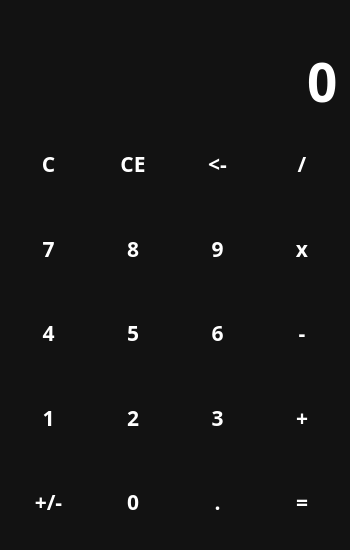
<?xml version="1.0" encoding="UTF-8"?>
<ui version="4.0">
 <class>MainWindow</class>
 <widget class="QMainWindow" name="MainWindow">
  <property name="geometry">
   <rect>
    <x>0</x>
    <y>0</y>
    <width>350</width>
    <height>550</height>
   </rect>
  </property>
  <property name="minimumSize">
   <size>
    <width>300</width>
    <height>500</height>
   </size>
  </property>
  <property name="windowTitle">
   <string>Calc_GUI</string>
  </property>
  <property name="windowIcon">
   <iconset resource="files.qrc">
    <normaloff>:/icons/icons/calculate_FILL1_wght700_GRAD0_opsz48.png</normaloff>:/icons/icons/calculate_FILL1_wght700_GRAD0_opsz48.png</iconset>
  </property>
  <property name="styleSheet">
   <string notr="true">QWidget {
    color: white;
    background-color: #121212;
    font-family: Rubik;
    font-size: 16pt;
    font-weight: 600;
}

QPushButton {
    background-color: transparent;
    border: none;
}

QPushButton:hover {
    background-color: #666;
}

QPushButton:pressed {
    background-color: #888
}

</string>
  </property>
  <widget class="QWidget" name="centralwidget">
   <layout class="QVBoxLayout" name="verticalLayout">
    <item>
     <widget class="QLabel" name="lbl_temp">
      <property name="sizePolicy">
       <sizepolicy hsizetype="Preferred" vsizetype="Maximum">
        <horstretch>0</horstretch>
        <verstretch>0</verstretch>
       </sizepolicy>
      </property>
      <property name="text">
       <string/>
      </property>
      <property name="alignment">
       <set>Qt::AlignRight|Qt::AlignTrailing|Qt::AlignVCenter</set>
      </property>
     </widget>
    </item>
    <item>
     <widget class="QLineEdit" name="le_entry">
      <property name="sizePolicy">
       <sizepolicy hsizetype="Expanding" vsizetype="Maximum">
        <horstretch>0</horstretch>
        <verstretch>0</verstretch>
       </sizepolicy>
      </property>
      <property name="styleSheet">
       <string notr="true">font-size: 40pt;
border: none;</string>
      </property>
      <property name="text">
       <string>0</string>
      </property>
      <property name="maxLength">
       <number>15</number>
      </property>
      <property name="alignment">
       <set>Qt::AlignRight|Qt::AlignTrailing|Qt::AlignVCenter</set>
      </property>
      <property name="readOnly">
       <bool>true</bool>
      </property>
     </widget>
    </item>
    <item>
     <layout class="QGridLayout" name="gridlayout">
      <item row="0" column="0">
       <layout class="QGridLayout" name="gridlayout_1">
        <item row="3" column="2">
         <widget class="QPushButton" name="btn_3">
          <property name="sizePolicy">
           <sizepolicy hsizetype="Minimum" vsizetype="Expanding">
            <horstretch>0</horstretch>
            <verstretch>0</verstretch>
           </sizepolicy>
          </property>
          <property name="text">
           <string>3</string>
          </property>
          <property name="shortcut">
           <string>3</string>
          </property>
         </widget>
        </item>
        <item row="1" column="2">
         <widget class="QPushButton" name="btn_9">
          <property name="sizePolicy">
           <sizepolicy hsizetype="Minimum" vsizetype="Expanding">
            <horstretch>0</horstretch>
            <verstretch>0</verstretch>
           </sizepolicy>
          </property>
          <property name="text">
           <string>9</string>
          </property>
          <property name="shortcut">
           <string>9</string>
          </property>
          <property name="checkable">
           <bool>false</bool>
          </property>
         </widget>
        </item>
        <item row="4" column="3">
         <widget class="QPushButton" name="btn_equal">
          <property name="sizePolicy">
           <sizepolicy hsizetype="Minimum" vsizetype="Expanding">
            <horstretch>0</horstretch>
            <verstretch>0</verstretch>
           </sizepolicy>
          </property>
          <property name="text">
           <string>=</string>
          </property>
         </widget>
        </item>
        <item row="0" column="3">
         <widget class="QPushButton" name="btn_div">
          <property name="sizePolicy">
           <sizepolicy hsizetype="Minimum" vsizetype="Expanding">
            <horstretch>0</horstretch>
            <verstretch>0</verstretch>
           </sizepolicy>
          </property>
          <property name="text">
           <string>/</string>
          </property>
         </widget>
        </item>
        <item row="4" column="0">
         <widget class="QPushButton" name="btn_sign">
          <property name="sizePolicy">
           <sizepolicy hsizetype="Minimum" vsizetype="Expanding">
            <horstretch>0</horstretch>
            <verstretch>0</verstretch>
           </sizepolicy>
          </property>
          <property name="text">
           <string>+/-</string>
          </property>
         </widget>
        </item>
        <item row="0" column="0">
         <widget class="QPushButton" name="btn_clear">
          <property name="sizePolicy">
           <sizepolicy hsizetype="Minimum" vsizetype="Expanding">
            <horstretch>0</horstretch>
            <verstretch>0</verstretch>
           </sizepolicy>
          </property>
          <property name="text">
           <string>C</string>
          </property>
         </widget>
        </item>
        <item row="2" column="0">
         <widget class="QPushButton" name="btn_4">
          <property name="sizePolicy">
           <sizepolicy hsizetype="Minimum" vsizetype="Expanding">
            <horstretch>0</horstretch>
            <verstretch>0</verstretch>
           </sizepolicy>
          </property>
          <property name="text">
           <string>4</string>
          </property>
          <property name="shortcut">
           <string>4</string>
          </property>
         </widget>
        </item>
        <item row="1" column="0">
         <widget class="QPushButton" name="btn_7">
          <property name="sizePolicy">
           <sizepolicy hsizetype="Minimum" vsizetype="Expanding">
            <horstretch>0</horstretch>
            <verstretch>0</verstretch>
           </sizepolicy>
          </property>
          <property name="text">
           <string>7</string>
          </property>
          <property name="shortcut">
           <string>7</string>
          </property>
         </widget>
        </item>
        <item row="1" column="3">
         <widget class="QPushButton" name="btn_mult">
          <property name="sizePolicy">
           <sizepolicy hsizetype="Minimum" vsizetype="Expanding">
            <horstretch>0</horstretch>
            <verstretch>0</verstretch>
           </sizepolicy>
          </property>
          <property name="text">
           <string>x</string>
          </property>
         </widget>
        </item>
        <item row="2" column="3">
         <widget class="QPushButton" name="btn_minus">
          <property name="sizePolicy">
           <sizepolicy hsizetype="Minimum" vsizetype="Expanding">
            <horstretch>0</horstretch>
            <verstretch>0</verstretch>
           </sizepolicy>
          </property>
          <property name="text">
           <string>-</string>
          </property>
         </widget>
        </item>
        <item row="4" column="1">
         <widget class="QPushButton" name="btn_0">
          <property name="sizePolicy">
           <sizepolicy hsizetype="Minimum" vsizetype="Expanding">
            <horstretch>0</horstretch>
            <verstretch>0</verstretch>
           </sizepolicy>
          </property>
          <property name="text">
           <string>0</string>
          </property>
          <property name="shortcut">
           <string>0</string>
          </property>
         </widget>
        </item>
        <item row="4" column="2">
         <widget class="QPushButton" name="btn_dot">
          <property name="sizePolicy">
           <sizepolicy hsizetype="Minimum" vsizetype="Expanding">
            <horstretch>0</horstretch>
            <verstretch>0</verstretch>
           </sizepolicy>
          </property>
          <property name="text">
           <string>.</string>
          </property>
         </widget>
        </item>
        <item row="0" column="1">
         <widget class="QPushButton" name="btn_clear1">
          <property name="sizePolicy">
           <sizepolicy hsizetype="Minimum" vsizetype="Expanding">
            <horstretch>0</horstretch>
            <verstretch>0</verstretch>
           </sizepolicy>
          </property>
          <property name="text">
           <string>CE</string>
          </property>
         </widget>
        </item>
        <item row="3" column="0">
         <widget class="QPushButton" name="btn_1">
          <property name="sizePolicy">
           <sizepolicy hsizetype="Minimum" vsizetype="Expanding">
            <horstretch>0</horstretch>
            <verstretch>0</verstretch>
           </sizepolicy>
          </property>
          <property name="text">
           <string>1</string>
          </property>
          <property name="shortcut">
           <string>1</string>
          </property>
         </widget>
        </item>
        <item row="2" column="2">
         <widget class="QPushButton" name="btn_6">
          <property name="sizePolicy">
           <sizepolicy hsizetype="Minimum" vsizetype="Expanding">
            <horstretch>0</horstretch>
            <verstretch>0</verstretch>
           </sizepolicy>
          </property>
          <property name="text">
           <string>6</string>
          </property>
          <property name="shortcut">
           <string>6</string>
          </property>
          <property name="checkable">
           <bool>false</bool>
          </property>
         </widget>
        </item>
        <item row="3" column="1">
         <widget class="QPushButton" name="btn_2">
          <property name="sizePolicy">
           <sizepolicy hsizetype="Minimum" vsizetype="Expanding">
            <horstretch>0</horstretch>
            <verstretch>0</verstretch>
           </sizepolicy>
          </property>
          <property name="text">
           <string>2</string>
          </property>
         </widget>
        </item>
        <item row="3" column="3">
         <widget class="QPushButton" name="btn_plu">
          <property name="sizePolicy">
           <sizepolicy hsizetype="Minimum" vsizetype="Expanding">
            <horstretch>0</horstretch>
            <verstretch>0</verstretch>
           </sizepolicy>
          </property>
          <property name="text">
           <string>+</string>
          </property>
         </widget>
        </item>
        <item row="1" column="1">
         <widget class="QPushButton" name="btn_8">
          <property name="sizePolicy">
           <sizepolicy hsizetype="Minimum" vsizetype="Expanding">
            <horstretch>0</horstretch>
            <verstretch>0</verstretch>
           </sizepolicy>
          </property>
          <property name="text">
           <string>8</string>
          </property>
          <property name="shortcut">
           <string>8</string>
          </property>
         </widget>
        </item>
        <item row="2" column="1">
         <widget class="QPushButton" name="btn_5">
          <property name="sizePolicy">
           <sizepolicy hsizetype="Minimum" vsizetype="Expanding">
            <horstretch>0</horstretch>
            <verstretch>0</verstretch>
           </sizepolicy>
          </property>
          <property name="text">
           <string>5</string>
          </property>
          <property name="shortcut">
           <string>5</string>
          </property>
         </widget>
        </item>
        <item row="0" column="2">
         <widget class="QPushButton" name="btn_back">
          <property name="sizePolicy">
           <sizepolicy hsizetype="Minimum" vsizetype="Expanding">
            <horstretch>0</horstretch>
            <verstretch>0</verstretch>
           </sizepolicy>
          </property>
          <property name="text">
           <string>&lt;-</string>
          </property>
         </widget>
        </item>
       </layout>
      </item>
     </layout>
    </item>
   </layout>
  </widget>
 </widget>
 <resources>
  <include location="files.qrc"/>
 </resources>
 <connections/>
</ui>
